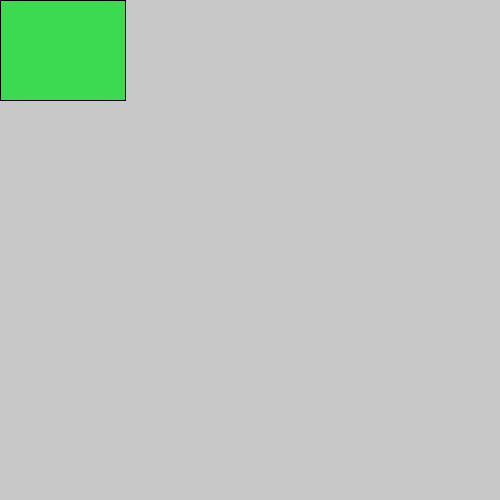
Frame 1 (no input)
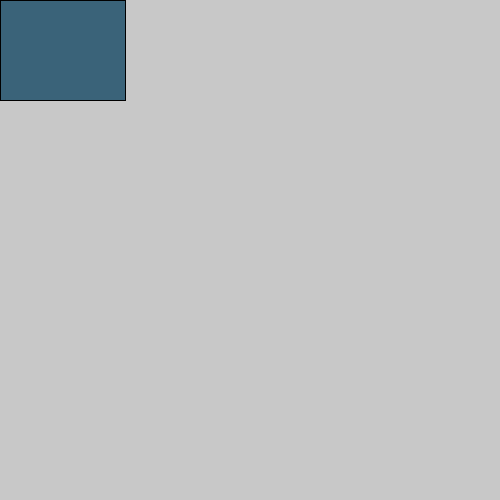
Frame 60 (the mouse pressed at the canvas centre just before this capture)
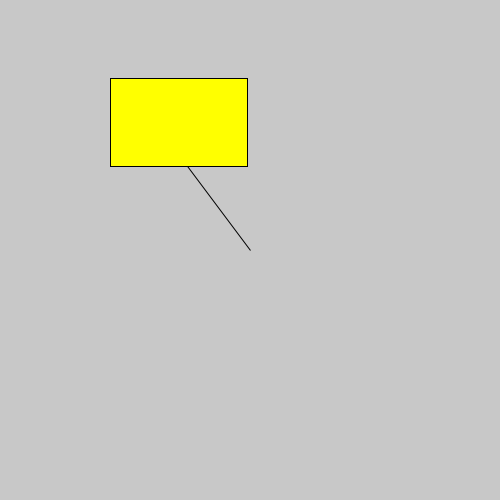
Frame 120 (the mouse held since frame 60 and released just before this capture)

The Processing sketch that drew these frames (run headless with seeded random() and noise(); from frame 60 on, the mouse is pressed at the canvas centre):

// Processing sketch: processing_32328
// ── processing_32328.pde

void setup() {
  size(500, 500);
}

void draw() {  

  background(200);

  fill(random(0, 255)+random(-mouseX, mouseY), random(0, 255)+random(-mouseX, pmouseX), random(0, 255)+random(-mouseY, pmouseY));

  triangle(pmouseX, pmouseY, pmouseX*0.5, pmouseY/3, pmouseY, pmouseX);

  fill(random(0, 255)+random(mouseX, mouseY), random(0, 255)+random(-mouseX, pmouseX), random(0, 255)+random(-mouseY, pmouseY));

  rect(pmouseY*0.44, pmouseX/3.2, pmouseY/4+height/4-pmouseX/5, pmouseX/5+width/5-pmouseY/4);

  if (keyPressed) {
    if (key=='a') {
      save("pic.jpg");
    }
  }
}
